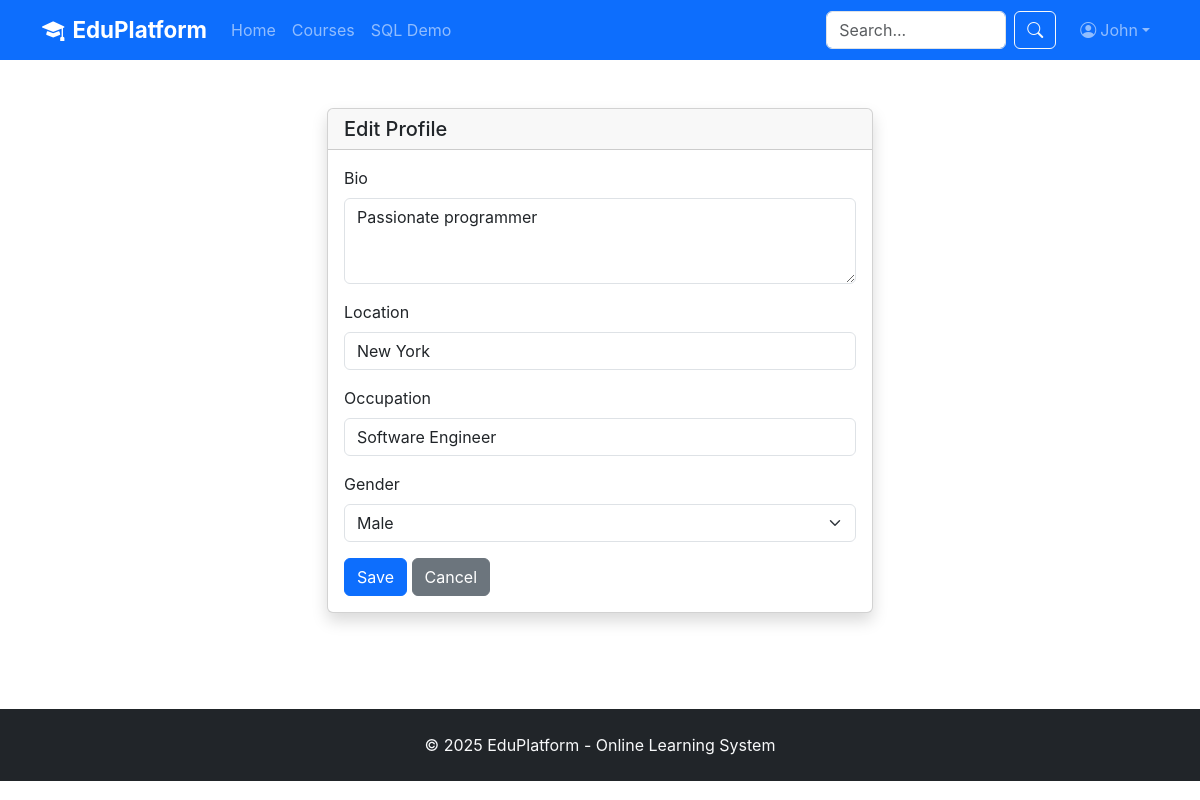
The app's page /profile/edit (signed in) with its own data.
### tables this page shows
CREATE TABLE user (user_id INTEGER PRIMARY KEY AUTOINCREMENT, username TEXT NOT NULL UNIQUE, email TEXT NOT NULL UNIQUE, password_hash TEXT NOT NULL, phone TEXT, status TEXT DEFAULT 'active', created_at TIMESTAMP DEFAULT CURRENT_TIMESTAMP, last_login DATETIME);

CREATE TABLE user_profile (profile_id INTEGER PRIMARY KEY AUTOINCREMENT, user_id INTEGER NOT NULL UNIQUE, avatar_url TEXT, bio TEXT, gender TEXT, location TEXT, occupation TEXT, FOREIGN KEY (user_id) REFERENCES user(user_id));

### app.py (the view, shortened to what this page needs)
@app.route('/profile/edit', methods=['GET', 'POST'])
@login_required
def edit_profile():
    conn = get_db()
    c = conn.cursor()
    c.execute('SELECT u.*, up.* FROM user u LEFT JOIN user_profile up ON u.user_id = up.user_id WHERE u.user_id = ?', (session['user_id'],))
    user = c.fetchone()
    conn.close()
    return render_template('edit_profile.html', user=user)

### app.py (called while the page is built)
def get_db():
    conn = sqlite3.connect(DATABASE)
    conn.row_factory = sqlite3.Row
    return conn

def login_required(f):
    @wraps(f)
    def decorated_function(*args, **kwargs):
        if 'user_id' not in session:
            flash('Please login first', 'warning')
            return redirect(url_for('login'))
        return f(*args, **kwargs)
    return decorated_function

### templates/edit_profile.html (shortened to what this page needs)
{% extends "base.html" %}
{% block content %}
<div class="container py-5">
    <div class="row justify-content-center">
        <div class="col-md-6">
            <div class="card shadow">
                <div class="card-header"><h5 class="mb-0">Edit Profile</h5></div>
                <div class="card-body">
                    <form method="POST">
                        <div class="mb-3"><label class="form-label">Bio</label><textarea class="form-control" name="bio" rows="3">{{ user['bio'] or '' }}</textarea></div>
                        <div class="mb-3"><label class="form-label">Location</label><input type="text" class="form-control" name="location" value="{{ user['location'] or '' }}"></div>
                        <div class="mb-3"><label class="form-label">Occupation</label><input type="text" class="form-control" name="occupation" value="{{ user['occupation'] or '' }}"></div>
                        <div class="mb-3"><label class="form-label">Gender</label><select class="form-select" name="gender"><option value="male" {% if user['gender']=='male' %}selected{% endif %}>Male</option></select></div>
                        <button type="submit" class="btn btn-primary">Save</button>
                        <a href="{{ url_for('profile') }}" class="btn btn-secondary">Cancel</a>
                    </form>
                </div>
            </div>
        </div>
    </div>
</div>
{% endblock %}

### templates/base.html (shortened to what this page needs)
<!DOCTYPE html>
<html lang="en">
<head>
    <link href="https://cdn.jsdelivr.net/npm/bootstrap@5.3.0/dist/css/bootstrap.min.css" rel="stylesheet">
    <link href="https://cdn.jsdelivr.net/npm/bootstrap-icons@1.10.0/font/bootstrap-icons.css" rel="stylesheet">
    <link href="{{ url_for('static', filename='css/style.css') }}" rel="stylesheet">
</head>
<body>
    <nav class="navbar navbar-expand-lg navbar-dark bg-primary sticky-top">
        <div class="container">
            <a class="navbar-brand fw-bold" href="{{ url_for('index') }}"><i class="bi bi-mortarboard-fill me-2"></i>EduPlatform</a>
            <div class="collapse navbar-collapse" id="navbarNav">
                <ul class="navbar-nav me-auto">
                    <li class="nav-item"><a class="nav-link" href="{{ url_for('index') }}">Home</a></li>
                    <li class="nav-item"><a class="nav-link" href="{{ url_for('courses') }}">Courses</a></li>
                    <li class="nav-item"><a class="nav-link" href="{{ url_for('demo_queries') }}">SQL Demo</a></li>
                </ul>
                <form class="d-flex me-3" action="{{ url_for('courses') }}" method="get">
                    <input class="form-control me-2" type="search" name="keyword" placeholder="Search..." style="width:180px;">
                    <button class="btn btn-outline-light" type="submit"><i class="bi bi-search"></i></button>
                </form>
                <ul class="navbar-nav">
                    {% if session.user_id %}
                    <li class="nav-item dropdown">
                        <a class="nav-link dropdown-toggle" href="#" data-bs-toggle="dropdown"><i class="bi bi-person-circle me-1"></i>{{ session.username }}</a>
                    </li>
                    {% else %}
                    <li class="nav-item"><a class="nav-link" href="{{ url_for('login') }}">Login</a></li>
                    <li class="nav-item"><a class="btn btn-light ms-2" href="{{ url_for('register') }}">Sign Up</a></li>
                    {% endif %}
                </ul>
            </div>
        </div>
    </nav>
    <main>{% block content %}{% endblock %}</main>
    <footer class="bg-dark text-light py-4 mt-5">
        <div class="container text-center">
            <p class="mb-0">&copy; 2025 EduPlatform - Online Learning System</p>
        </div>
    </footer>
</body>
</html>

### static/css/style.css (style rules this page uses)
body { font-family: -apple-system, BlinkMacSystemFont, "Segoe UI", Roboto, "Helvetica Neue", Arial, sans-serif; }
.navbar-brand { font-size: 1.4rem; }

### records on screen
user: username "John"
user_profile: bio "Passionate programmer", location "New York", occupation "Software Engineer", gender "Male"
